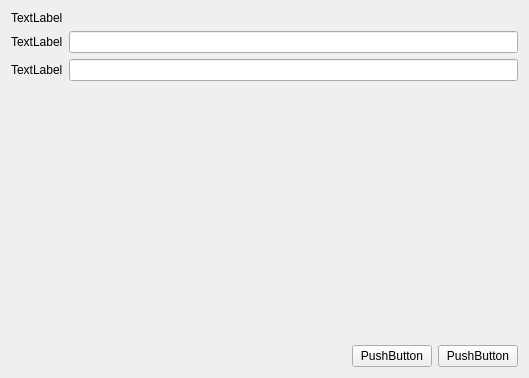
<?xml version="1.0" encoding="UTF-8"?>
<ui version="4.0">
 <class>Form</class>
 <widget class="QWidget" name="Form">
  <property name="geometry">
   <rect>
    <x>0</x>
    <y>0</y>
    <width>529</width>
    <height>378</height>
   </rect>
  </property>
  <property name="windowTitle">
   <string>Form</string>
  </property>
  <layout class="QVBoxLayout" name="verticalLayout">
   <item>
    <widget class="QLabel" name="label_3">
     <property name="text">
      <string>TextLabel</string>
     </property>
    </widget>
   </item>
   <item>
    <layout class="QFormLayout" name="formLayout">
     <item row="0" column="0">
      <widget class="QLabel" name="label">
       <property name="text">
        <string>TextLabel</string>
       </property>
      </widget>
     </item>
     <item row="0" column="1">
      <widget class="QLineEdit" name="lineEdit"/>
     </item>
     <item row="1" column="0">
      <widget class="QLabel" name="label_2">
       <property name="text">
        <string>TextLabel</string>
       </property>
      </widget>
     </item>
     <item row="1" column="1">
      <widget class="QLineEdit" name="lineEdit_2"/>
     </item>
    </layout>
   </item>
   <item>
    <spacer name="verticalSpacer">
     <property name="orientation">
      <enum>Qt::Orientation::Vertical</enum>
     </property>
     <property name="sizeHint" stdset="0">
      <size>
       <width>20</width>
       <height>40</height>
      </size>
     </property>
    </spacer>
   </item>
   <item>
    <layout class="QHBoxLayout" name="horizontalLayout">
     <item>
      <spacer name="horizontalSpacer">
       <property name="orientation">
        <enum>Qt::Orientation::Horizontal</enum>
       </property>
       <property name="sizeHint" stdset="0">
        <size>
         <width>40</width>
         <height>20</height>
        </size>
       </property>
      </spacer>
     </item>
     <item>
      <widget class="QPushButton" name="pushButton">
       <property name="text">
        <string>PushButton</string>
       </property>
      </widget>
     </item>
     <item>
      <widget class="QPushButton" name="pushButton_2">
       <property name="text">
        <string>PushButton</string>
       </property>
      </widget>
     </item>
    </layout>
   </item>
  </layout>
 </widget>
 <resources/>
 <connections/>
</ui>
